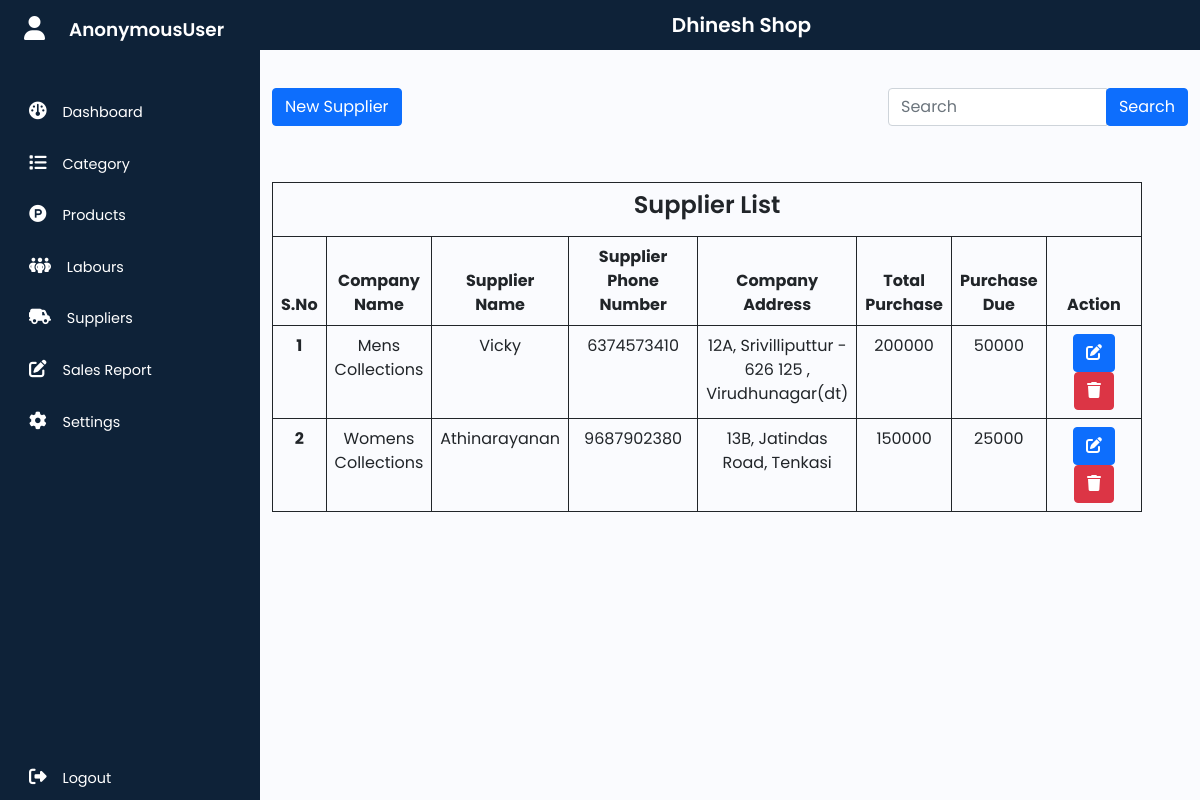
Screenshot of /managesupplier/ with the database file from the repository.
### Inventory_app/models.py (models this page shows)
class Settings(models.Model):
    store_name=models.CharField(max_length=100,null=False, blank=False)

class Suppliers(models.Model):
    company_name=models.CharField(max_length=50, null=False, blank=False)
    supplier_name=models.CharField(max_length=50, null=False, blank=False)
    phone_number=models.IntegerField(null=True, blank=True)
    company_address=models.CharField(max_length=100, null=False, blank=False)
    total_purchase=models.IntegerField(null=True, blank=True)
    purchase_due=models.IntegerField(null=True, blank=True)

### Inventory_app/views.py (the view)
# urls.py: path('managesupplier/',views.ManageSupplier, name='managesupplier'),
def ManageSupplier(request):
    supplier_data=Suppliers.objects.all()
    return render(request, "Manage_suppliers.html",{'data':supplier_data})

### Inventory_app/context_processors.py (called while the page is built)
def my_model_data(request):
    data = Settings.objects.all()
    return {'my_model_data': data}

### templates/Manage_Suppliers.html (shortened to what this page needs)
{% extends 'main.html' %}
{% load static %}
{% block content %}
           <section>
            <div class="container">
                <div class="row">
                    <div class="col-lg-6 ">
                        <div class="input-group mb-2 mt-4">
                            <a href="{% url 'newsupplier'  %}" class="btn btn-primary">New Supplier</a>
                        </div>
                    </div>
                    <div class="col-lg-6">
                      <div class="input-group mb-2 mt-4 float-end" style="width: 300px;">
                          <input type="text" class="form-control w-4" placeholder="Search" id="searchInput">
                          <div class="input-group-append" >
                            <button class="btn btn-primary text-white " type="button" onclick="searchTable()">Search</button>
                          </div>
                      </div>
                  </div>
                </div>
                <div class="row">
                    <div class="col-lg-12">
                        <table class="table table-bordered border-dark table table-hover  mt-5" style="width: 95%; border:1px solid black ;" id="dataTable">
                            <thead >
                              <tr>
                                <th colspan="8" class="text-center"><h1>Supplier List</h1></th>
                              </tr>
                              <tr class="text-center">
                                <th scope="col" >S.No</th>
                                <th scope="col" >Company Name</th>
                                <th scope="col" >Supplier Name</th>
                                <th scope="col" >Supplier Phone Number</th>
                                <th scope="col" >Company Address</th>
                                <th scope="col" >Total Purchase</th>
                                <th scope="col" >Purchase Due</th>
                                <th scope="col" style="width: 20%;">Action</th>
                              </tr>
                            </thead>
                            <tbody>
                              {% for datas in data %}
                              <tr class="text-center">
                                <th scope="row">{{forloop.counter}}</th>
                                <td>{{datas.company_name}}</td>
                                <td>{{datas.supplier_name}}</td>
                                <td style="width: 20%;">{{datas.phone_number}}</td>
                                <td>{{datas.company_address}}</td>
                                <td>{{datas.total_purchase}}</td>
                                <td>{{datas.purchase_due}}</td>
                                <td><a href="/editsupplier/{{datas.id}}"><button type="button" class="btn btn-primary"><i class="fa-solid fa-pen-to-square"></i></button></a> <a href="/delete_supplier/{{datas.id}}"><button type="button" class="btn btn-danger"><i class="fa-solid fa-trash"></i></button></a></td>
                              </tr>
                              {% endfor %}
                            </tbody>
                          </table>
                    </div>
                </div>
            </div>
         </section>
{% endblock content %}

### templates/main.html (shortened to what this page needs)
{% load static %}
<!DOCTYPE html>
<html lang="en">
<head>
    <link href="https://cdn.jsdelivr.net/npm/bootstrap@5.0.2/dist/css/bootstrap.min.css" rel="stylesheet">
    <link href="https://cdnjs.cloudflare.com/ajax/libs/font-awesome/6.6.0/css/all.min.css" rel="stylesheet">
    <link rel="stylesheet" href="{% static 'assets\css\style.css' %}">
</head>
<body>
    <div class="wrapper">
        <aside id="sidebar" >
            <div class="d-flex">
                <button class="toggle-btn" type="button">
                    <i class="fa-solid fa-user"></i>
                </button>
                <div class="sidebar-logo">
                    <a href="#">{{request.user}}</a>
                </div>
            </div>
            <ul class="sidebar-nav ">
                <li class="sidebar-item">
                    <a href="{% url 'dashboard'  %}" class="sidebar-link">
                        <i class="fa-solid fa-gauge"></i>
                        <span>Dashboard</span>
                    </a>
                </li>
                <li class="sidebar-item">
                    <a href="{% url 'category'  %}" class="sidebar-link">
                        <i class="fa-solid fa-list"></i>
                        <span>Category</span>
                    </a>
                </li>
                <li class="sidebar-item">
                    <a href="{% url 'manageproduct'  %}" class="sidebar-link">
                        <i class="fa-brands fa-product-hunt"></i>
                        <span>Products</span>
                    </a>
                </li>
                <li class="sidebar-item">
                    <a href="{% url 'managelabour'  %}" class="sidebar-link">
                        <i class="fa-solid fa-people-group"></i>
                        <span>Labours</span>
                    </a>
                </li>
                <li class="sidebar-item">
                    <a href="{% url 'managesupplier'  %}" class="sidebar-link">
                        <i class="fa-solid fa-truck-field"></i>
                        <span>Suppliers</span>
                    </a>
                </li>
                <li class="sidebar-item">
                    <a href="{% url 'salesreport'  %}" class="sidebar-link">
                        <i class="fa-solid fa-pen-to-square"></i>
                        <span>Sales Report</span>
                    </a>
                </li>
                <li class="sidebar-item">
                    <a href="{% url 'settings'  %}" class="sidebar-link">
                        <i class="fa-solid fa-gear"></i>
                        <span>Settings</span>
                    </a>
                </li>
            </ul>
            <div class="sidebar-footer">
                <a href="{% url 'logout' %}" class="sidebar-link">
                    <i class="fa-solid fa-right-from-bracket"></i>
                    <span>Logout</span>
                </a>
            </div>
        </aside>
        <div class="main">
            <nav class="navbar navbar-fixed">
                <div class="container-fluid ">
                    {% for item in my_model_data %}
                        <h1 class="navbar-brand  text-white">{{item.store_name}}</h1>
                    {% endfor %}
                </div>
            </nav>
            {% block content %}
            {% endblock content %}
        </div>
    </div>
</body>
</html>

### static/assets/css/style.css (style rules this page uses)
a { text-decoration:none; }
li { list-style: none; }
h1 { font-weight: 600; font-size: 1.5rem; }
body { font-family: 'Poppins', sans-serif; }
.wrapper { display: flex; }
.main { min-height: 100vh; width: 100%; overflow: hidden; transition: all 0.35s ease-in-out; background-color: #fafbfe; }
#sidebar { width: 260px; min-width: 260px; height: 100vh; z-index: 1000; transition: all .25s ease-in-out; background-color: #0e2238; display: flex; flex-direction: column; position: sticky; top: 0; }
.toggle-btn { background-color: transparent; cursor: pointer; border: 0; padding: 1rem 1.5rem; }
.toggle-btn i { font-size: 1.5rem; color: #FFF; }
.sidebar-logo { margin: auto 0; }
.sidebar-logo a { color: #FFF; font-size: 1.15rem; font-weight: 600; }
.sidebar-nav { padding: 2rem 0; flex: 1 1 auto; }
a.sidebar-link { padding: .625rem 1.625rem; color: #FFF; display: block; font-size: 0.9rem; white-space: nowrap; border-left: 3px solid transparent; }
.sidebar-link i { font-size: 1.1rem; margin-right: .75rem; }
.sidebar-item { position: relative; padding-bottom: 10px; }
.main nav { background-color: #0e2238; }
nav div h1 { margin: 0 34%; }
.navbar-fixed { position: fixed; top: 0; width: 100%; z-index: 1000; background-color: #333; }
section { padding-top: 8vh; padding-bottom: 22vh; }
section { padding-top: 8vh; }

### rows the page displays
Settings: store_name "Dhinesh Shop"
Suppliers: company_name "Mens Collections", supplier_name "Vicky", phone_number "6374573410", company_address "12A, Srivilliputtur - 626 125 , Virudhunagar(dt)", total_purchase "200000", purchase_due "50000"
Suppliers: company_name "Womens Collections", supplier_name "Athinarayanan", phone_number "9687902380", company_address "13B, Jatindas Road, Tenkasi", total_purchase "150000", purchase_due "25000"

### other values shown
{{ request.user }} "AnonymousUser"
